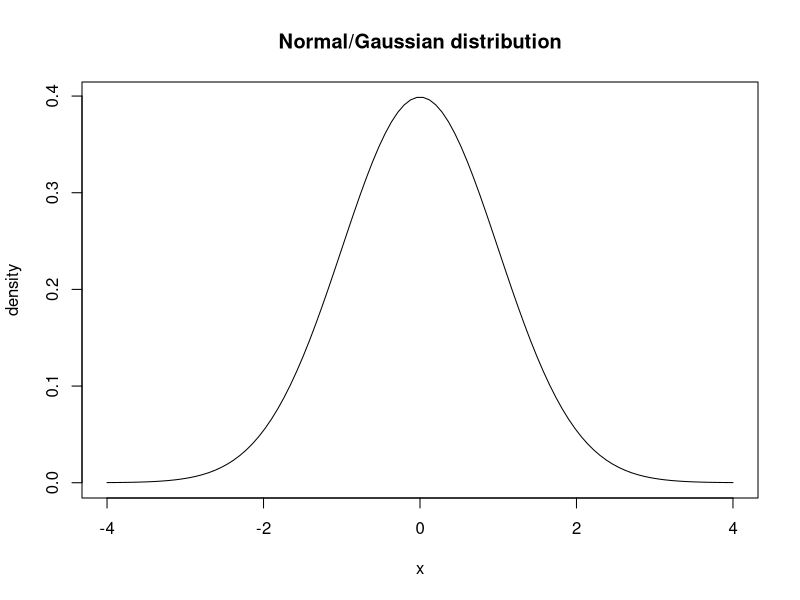
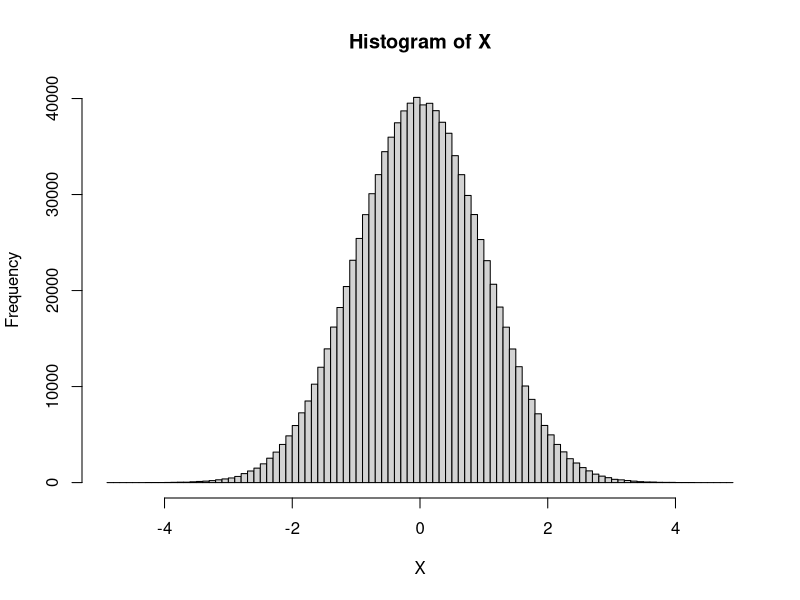
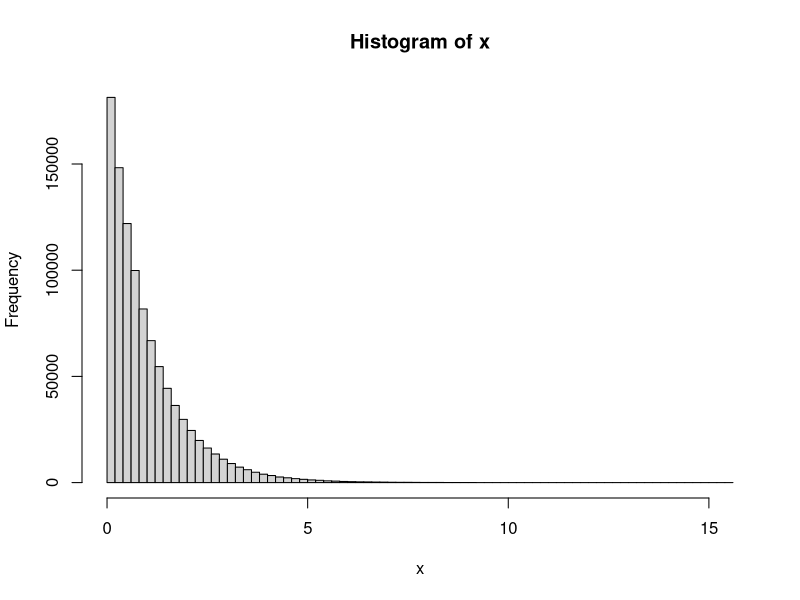
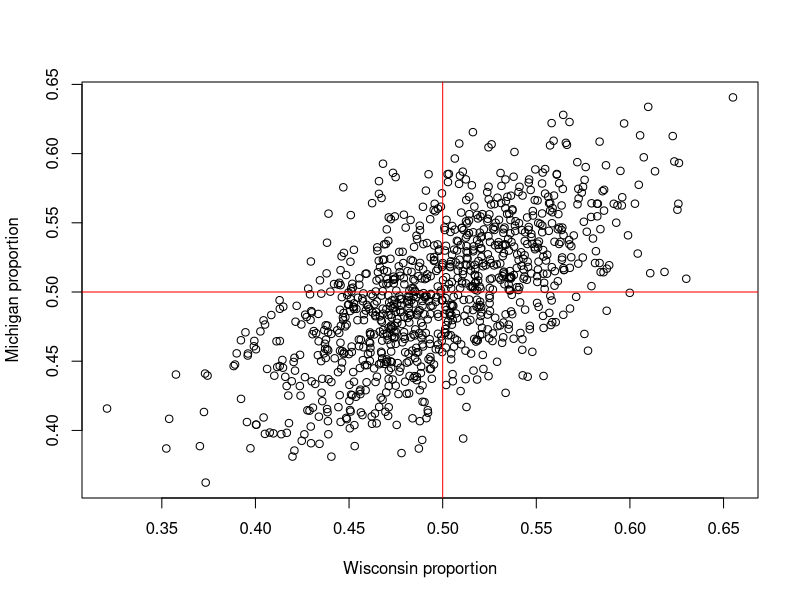

Write R code to recreate these figures, in order.
## ---- chunk 1
library(purrr)
rbernoulli(1, p=.5) # the 1 indicates that we are only sampling 1 bernoulli random variable. 
rbernoulli(1, p=.5)
rbernoulli(1, p=.5)
rbernoulli(1, p=.5)
## ---- chunk 2
p_vaccine = .001
p_placebo = .01
rbinom(1, size = 20100, p = p_vaccine) # the 1 indicates that we are only sampling 1 binomial random variable. 

# if we repeat the experiment, we get different results:
rbinom(1, 20100, p_vaccine); rbinom(1, 20100, p_vaccine); rbinom(1, 20100, p_vaccine); rbinom(1, 20100, p_vaccine)

rbinom(1, 20000, p_placebo); rbinom(1, 20000, p_placebo); rbinom(1, 20000, p_placebo); rbinom(1, 20000, p_placebo)

## ---- chunk 3
p = .0001
rgeom(1,p); rgeom(1,p); rgeom(1,p); rgeom(1,p)
## ---- chunk 4
rpois(1,5); rpois(1,5); rpois(1,5); rpois(1,5)
## ---- chunk 5
rbernoulli(11, p=.5)
rbinom(11, 20100, p_vaccine)
rbinom(11, 20000, p_placebo)
rgeom(11,p)
rpois(11,5)
## ---- chunk 6
xseq = seq(-4,4,len=100) 
plot(xseq,  dnorm(xseq), type="l", xlab = "x", ylab = "density", main = "Normal/Gaussian distribution")
## ---- chunk 7
rnorm(1)
## ---- chunk 8
rnorm(10)
## ---- chunk 9
X = rnorm(10^6)
hist(X, breaks = 100)
## ---- chunk 10
rexp(10)
## ---- chunk 11
x = rexp(10^6)
hist(x, breaks = 100)
## ---- chunk 12
library(MASS)
Mean_Vector = c(.5,.5)
Covariance_Matrix = matrix(
  c(.05^2,.04^2,.04^2,.05^2), 
  nrow = 2)
Covariance_Matrix
WMp = mvrnorm(n = 1000, 
              mu = Mean_Vector, 
              Sigma = Covariance_Matrix)
plot(WMp, xlab = "Wisconsin proportion", ylab = "Michigan proportion")
lines(c(.5,.5), c(-10,10), col = "red")
lines(c(-10,10),c(.5,.5), col = "red")
